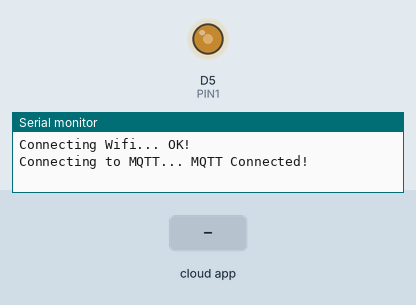
Bench run of a sketch on a simulated ESP8266 (NodeMCU). Parts: output pins drawn as LEDs (lit = HIGH), the last lines printed to the serial monitor. The test bench sets the inputs (shaded band). WiFi joins after 1.5 s; servers stay silent unless stated; no MQTT or app messages arrive unless stated.

Above: at 2.7 s.
2.8 s: the phone or cloud app sets onoff to MAX
At 3.7 s:
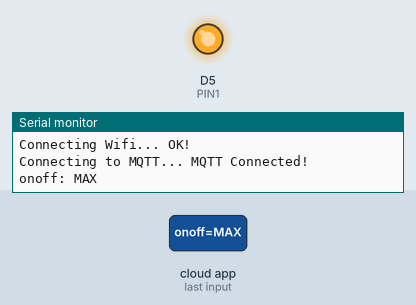
4.3 s: the phone or cloud app sets onoff to MIN
At 5.5 s:
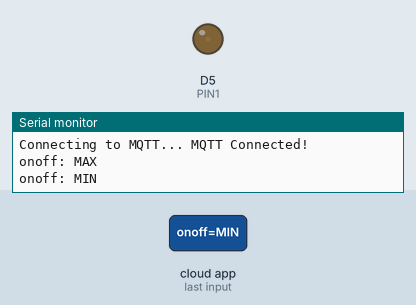
5.8 s: the phone or cloud app sets onoff to OFF
At 7.0 s:
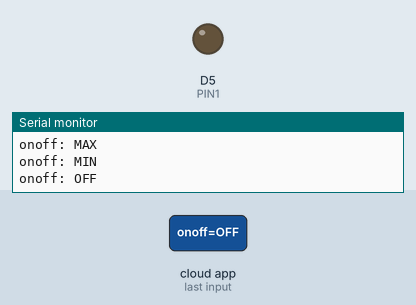
Timing chart, 0 to 8.8 s (numbered marks = the images above; inputs shaded):
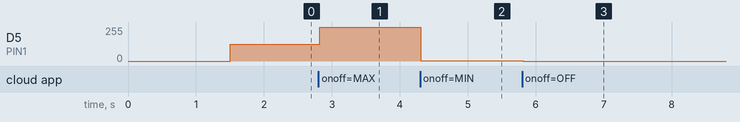

The sketch:

gvoicelight.ino
```cpp
#include <ESP8266WiFi.h>
#include "Adafruit_MQTT.h"
#include "Adafruit_MQTT_Client.h"

#define WIFI_SSID "Iserver"
#define WIFI_PASS "jkdw34"

#define MQTT_SERV "io.adafruit.com"
#define MQTT_PORT 1883
#define MQTT_NAME "Mishal56"
#define MQTT_PASS "f28208ca63dc42fabc436470f9d8635c"
#define PIN1 D5

int ledp = 500;


WiFiClient client;
Adafruit_MQTT_Client mqtt(&client, MQTT_SERV, MQTT_PORT, MQTT_NAME, MQTT_PASS);


Adafruit_MQTT_Subscribe onoff = Adafruit_MQTT_Subscribe(&mqtt, MQTT_NAME "/f/onoff");


void setup()
{
  Serial.begin(9600);


  Serial.print("\n\nConnecting Wifi... ");
  WiFi.begin(WIFI_SSID, WIFI_PASS);
  while (WiFi.status() != WL_CONNECTED)
  {
    delay(500);
  }

  Serial.println("OK!");


  mqtt.subscribe(&onoff);

  pinMode(PIN1, OUTPUT);
 analogWrite(PIN1, ledp);
}

void loop()
{
  MQTT_connect();


  Adafruit_MQTT_Subscribe * subscription;
  while ((subscription = mqtt.readSubscription(5000)))
  {

    if (subscription == &onoff)
    {

      Serial.print("onoff: ");
      Serial.println((char*) onoff.lastread);


     if (!strcmp((char*) onoff.lastread, "ON"))
     { ledp=500;
      analogWrite(PIN1, 500);
      }
     if (!strcmp((char*) onoff.lastread, "OFF"))
     { ledp=0;
       analogWrite(PIN1, 0);
      }


      if (!strcmp((char*) onoff.lastread, "MAX"))
     { ledp=1023;
        analogWrite(PIN1, 1023);
      }
     if (!strcmp((char*) onoff.lastread, "MIN"))
     { ledp=5;
       analogWrite(PIN1, 5);
      }


      if (!strcmp((char*) onoff.lastread, "IN"))
      {

       while(ledp!=1023)

        {
          if(ledp==500)
          {ledp=1023;}
        else
          {
        ledp=ledp*10;
          }

          analogWrite(PIN1, ledp);
          delay(5000);
            mqtt.readSubscription(5000);
        if (!strcmp((char*) onoff.lastread, "STOP"))
          {  Serial.println((char*) onoff.lastread);
            break;
          }


        }

      }

      if (!strcmp((char*) onoff.lastread, "DE"))
      {

       while(ledp!=5)

        {

          if(ledp==1023)
          {ledp=500;}
        else
          {
        ledp=ledp/10;
          }

          analogWrite(PIN1, ledp);
          delay(5000);
            mqtt.readSubscription(5000);
        if (!strcmp((char*) onoff.lastread, "STOP"))
          {  Serial.println((char*) onoff.lastread);
            break;
          }


        }

      }

    }
  }


  if (!mqtt.ping())
  {
    mqtt.disconnect();
  }
}


void MQTT_connect()
{
  int8_t ret;


  if (mqtt.connected())
  {
    return;
  }

  Serial.print("Connecting to MQTT... ");

  uint8_t retries = 3;
  while ((ret = mqtt.connect()) != 0)
  {
       Serial.println(mqtt.connectErrorString(ret));
       Serial.println("Retrying MQTT connection in 5 seconds...");
       mqtt.disconnect();
       delay(5000);
       retries--;
       if (retries == 0)
       {

         while (1);
       }
  }
  Serial.println("MQTT Connected!");
}
```

Measured:
- after the input at 2.8 s, D5 (PIN1): 124/255 → 255/255 at once
- after the input at 4.3 s, D5 (PIN1): 255/255 → 1/255 at once
- after the input at 5.8 s, D5 (PIN1): 1/255 → 0/255 at once
